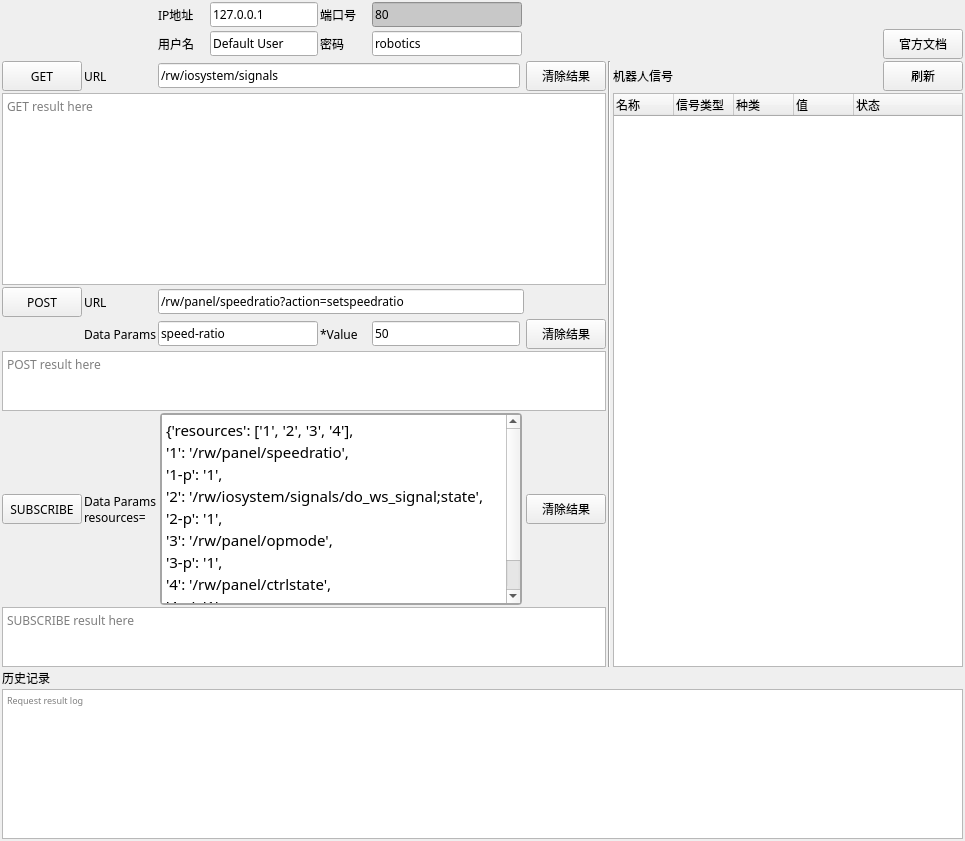
      <widget class="QWidget" name="tab_3">
       <property name="sizePolicy">
        <sizepolicy hsizetype="Expanding" vsizetype="Expanding">
         <horstretch>0</horstretch>
         <verstretch>0</verstretch>
        </sizepolicy>
       </property>
       <attribute name="title">
        <string>WebService</string>
       </attribute>
       <layout class="QGridLayout" name="gridLayout_10">
        <property name="leftMargin">
         <number>2</number>
        </property>
        <property name="topMargin">
         <number>2</number>
        </property>
        <property name="rightMargin">
         <number>2</number>
        </property>
        <property name="bottomMargin">
         <number>2</number>
        </property>
        <property name="spacing">
         <number>2</number>
        </property>
        <item row="1" column="0">
         <layout class="QGridLayout" name="gridLayout_9">
          <property name="spacing">
           <number>2</number>
          </property>
          <item row="4" column="2" colspan="6">
           <widget class="QLineEdit" name="lineEdit_POST">
            <property name="font">
             <font>
              <family>Microsoft YaHei</family>
             </font>
            </property>
            <property name="toolTip">
             <string>/rw/iosystem/signals/{network}/{device}/{signal}</string>
            </property>
            <property name="text">
             <string>/rw/panel/speedratio?action=setspeedratio</string>
            </property>
           </widget>
          </item>
          <item row="2" column="8">
           <widget class="QPushButton" name="pushButton_Get_Clear">
            <property name="minimumSize">
             <size>
              <width>80</width>
              <height>30</height>
             </size>
            </property>
            <property name="font">
             <font>
              <family>Microsoft YaHei</family>
             </font>
            </property>
            <property name="text">
             <string>清除结果</string>
            </property>
           </widget>
          </item>
          <item row="8" column="0" colspan="9">
           <widget class="QTextEdit" name="textEdit_SUBSCRIBE">
            <property name="maximumSize">
             <size>
              <width>16777215</width>
              <height>60</height>
             </size>
            </property>
            <property name="font">
             <font>
              <family>Microsoft YaHei</family>
             </font>
            </property>
            <property name="toolTip">
             <string>Subscribe request result</string>
            </property>
            <property name="readOnly">
             <bool>true</bool>
            </property>
            <property name="placeholderText">
             <string>SUBSCRIBE result here </string>
            </property>
           </widget>
          </item>
          <item row="5" column="1">
           <widget class="QLabel" name="label_49">
            <property name="maximumSize">
             <size>
              <width>180</width>
              <height>16777215</height>
             </size>
            </property>
            <property name="font">
             <font>
              <family>Microsoft YaHei</family>
             </font>
            </property>
            <property name="text">
             <string>Data Params</string>
            </property>
           </widget>
          </item>
          <item row="0" column="5" colspan="2">
           <widget class="QLineEdit" name="lineEdit_Web_Port">
            <property name="sizePolicy">
             <sizepolicy hsizetype="Expanding" vsizetype="Fixed">
              <horstretch>0</horstretch>
              <verstretch>0</verstretch>
             </sizepolicy>
            </property>
            <property name="minimumSize">
             <size>
              <width>150</width>
              <height>0</height>
             </size>
            </property>
            <property name="maximumSize">
             <size>
              <width>16777215</width>
              <height>16777215</height>
             </size>
            </property>
            <property name="font">
             <font>
              <family>Microsoft YaHei</family>
             </font>
            </property>
            <property name="toolTip">
             <string>default port 80</string>
            </property>
            <property name="styleSheet">
             <string notr="true">background-color: rgb(200, 200, 200);</string>
            </property>
            <property name="text">
             <string>80</string>
            </property>
            <property name="readOnly">
             <bool>true</bool>
            </property>
           </widget>
          </item>
          <item row="0" column="0" colspan="2">
           <spacer name="horizontalSpacer_18">
            <property name="font">
             <font>
              <family>Microsoft YaHei</family>
             </font>
            </property>
            <property name="orientation">
             <enum>Qt::Horizontal</enum>
            </property>
            <property name="sizeHint" stdset="0">
             <size>
              <width>40</width>
              <height>20</height>
             </size>
            </property>
           </spacer>
          </item>
          <item row="1" column="5" colspan="2">
           <widget class="QLineEdit" name="lineEdit_WebPassword">
            <property name="sizePolicy">
             <sizepolicy hsizetype="Expanding" vsizetype="Fixed">
              <horstretch>0</horstretch>
              <verstretch>0</verstretch>
             </sizepolicy>
            </property>
            <property name="minimumSize">
             <size>
              <width>150</width>
              <height>0</height>
             </size>
            </property>
            <property name="maximumSize">
             <size>
              <width>16777215</width>
              <height>16777215</height>
             </size>
            </property>
            <property name="font">
             <font>
              <family>Microsoft YaHei</family>
             </font>
            </property>
            <property name="text">
             <string>robotics</string>
            </property>
           </widget>
          </item>
          <item row="4" column="0">
           <widget class="QPushButton" name="pushButton_POST">
            <property name="minimumSize">
             <size>
              <width>80</width>
              <height>30</height>
             </size>
            </property>
            <property name="font">
             <font>
              <family>Microsoft YaHei</family>
             </font>
            </property>
            <property name="text">
             <string>POST</string>
            </property>
           </widget>
          </item>
          <item row="10" column="0" colspan="12">
           <widget class="QTextEdit" name="textEdit_WebService_log">
            <property name="minimumSize">
             <size>
              <width>0</width>
              <height>100</height>
             </size>
            </property>
            <property name="maximumSize">
             <size>
              <width>16777215</width>
              <height>150</height>
             </size>
            </property>
            <property name="font">
             <font>
              <family>Microsoft YaHei</family>
              <pointsize>7</pointsize>
             </font>
            </property>
            <property name="toolTip">
             <string>Request result</string>
            </property>
            <property name="placeholderText">
             <string>Request result log</string>
            </property>
           </widget>
          </item>
          <item row="5" column="2" colspan="2">
           <widget class="QLineEdit" name="lineEdit_Data_params">
            <property name="minimumSize">
             <size>
              <width>0</width>
              <height>0</height>
             </size>
            </property>
            <property name="maximumSize">
             <size>
              <width>16777215</width>
              <height>16777215</height>
             </size>
            </property>
            <property name="font">
             <font>
              <family>Microsoft YaHei</family>
             </font>
            </property>
            <property name="text">
             <string>speed-ratio</string>
            </property>
           </widget>
          </item>
          <item row="1" column="0" colspan="2">
           <spacer name="horizontalSpacer_20">
            <property name="font">
             <font>
              <family>Microsoft YaHei</family>
             </font>
            </property>
            <property name="orientation">
             <enum>Qt::Horizontal</enum>
            </property>
            <property name="sizeHint" stdset="0">
             <size>
              <width>40</width>
              <height>20</height>
             </size>
            </property>
           </spacer>
          </item>
          <item row="5" column="4">
           <widget class="QLabel" name="label_48">
            <property name="font">
             <font>
              <family>Microsoft YaHei</family>
             </font>
            </property>
            <property name="text">
             <string>*Value</string>
            </property>
           </widget>
          </item>
          <item row="2" column="0">
           <widget class="QPushButton" name="pushButton_GET">
            <property name="minimumSize">
             <size>
              <width>80</width>
              <height>30</height>
             </size>
            </property>
            <property name="font">
             <font>
              <family>Microsoft YaHei</family>
             </font>
            </property>
            <property name="text">
             <string>GET</string>
            </property>
           </widget>
          </item>
          <item row="4" column="1">
           <widget class="QLabel" name="label_46">
            <property name="font">
             <font>
              <family>Microsoft YaHei</family>
             </font>
            </property>
            <property name="text">
             <string>URL</string>
            </property>
           </widget>
          </item>
          <item row="1" column="3">
           <widget class="QLineEdit" name="lineEdit_WebUserName">
            <property name="sizePolicy">
             <sizepolicy hsizetype="Expanding" vsizetype="Fixed">
              <horstretch>0</horstretch>
              <verstretch>0</verstretch>
             </sizepolicy>
            </property>
            <property name="maximumSize">
             <size>
              <width>16777215</width>
              <height>16777215</height>
             </size>
            </property>
            <property name="font">
             <font>
              <family>Microsoft YaHei</family>
             </font>
            </property>
            <property name="text">
             <string>Default User</string>
            </property>
           </widget>
          </item>
          <item row="0" column="4">
           <widget class="QLabel" name="label_13">
            <property name="minimumSize">
             <size>
              <width>50</width>
              <height>0</height>
             </size>
            </property>
            <property name="font">
             <font>
              <family>Microsoft YaHei</family>
             </font>
            </property>
            <property name="text">
             <string>端口号</string>
            </property>
           </widget>
          </item>
          <item row="1" column="4">
           <widget class="QLabel" name="label_16">
            <property name="minimumSize">
             <size>
              <width>50</width>
              <height>0</height>
             </size>
            </property>
            <property name="font">
             <font>
              <family>Microsoft YaHei</family>
             </font>
            </property>
            <property name="text">
             <string>密码</string>
            </property>
           </widget>
          </item>
          <item row="0" column="7" colspan="5">
           <spacer name="horizontalSpacer_19">
            <property name="font">
             <font>
              <family>Microsoft YaHei</family>
             </font>
            </property>
            <property name="orientation">
             <enum>Qt::Horizontal</enum>
            </property>
            <property name="sizeHint" stdset="0">
             <size>
              <width>40</width>
              <height>20</height>
             </size>
            </property>
           </spacer>
          </item>
          <item row="2" column="1">
           <widget class="QLabel" name="label_45">
            <property name="font">
             <font>
              <family>Microsoft YaHei</family>
             </font>
            </property>
            <property name="text">
             <string>URL</string>
            </property>
           </widget>
          </item>
          <item row="1" column="2">
           <widget class="QLabel" name="label_14">
            <property name="minimumSize">
             <size>
              <width>50</width>
              <height>0</height>
             </size>
            </property>
            <property name="font">
             <font>
              <family>Microsoft YaHei</family>
             </font>
            </property>
            <property name="text">
             <string>用户名</string>
            </property>
           </widget>
          </item>
          <item row="3" column="10" rowspan="6" colspan="2">
           <widget class="QTreeWidget" name="treeWidget_WebserviceSignals">
            <property name="minimumSize">
             <size>
              <width>350</width>
              <height>0</height>
             </size>
            </property>
            <property name="font">
             <font>
              <family>Microsoft YaHei</family>
             </font>
            </property>
            <property name="lineWidth">
             <number>1</number>
            </property>
            <attribute name="headerMinimumSectionSize">
             <number>15</number>
            </attribute>
            <attribute name="headerDefaultSectionSize">
             <number>60</number>
            </attribute>
            <attribute name="headerHighlightSections">
             <bool>true</bool>
            </attribute>
            <column>
             <property name="text">
              <string>名称</string>
             </property>
            </column>
            <column>
             <property name="text">
              <string>信号类型</string>
             </property>
            </column>
            <column>
             <property name="text">
              <string>种类</string>
             </property>
            </column>
            <column>
             <property name="text">
              <string>值</string>
             </property>
            </column>
            <column>
             <property name="text">
              <string>状态</string>
             </property>
            </column>
           </widget>
          </item>
          <item row="6" column="0" colspan="9">
           <widget class="QTextEdit" name="textEdit_POST">
            <property name="maximumSize">
             <size>
              <width>16777215</width>
              <height>60</height>
             </size>
            </property>
            <property name="font">
             <font>
              <family>Microsoft YaHei</family>
             </font>
            </property>
            <property name="toolTip">
             <string>post request result</string>
            </property>
            <property name="readOnly">
             <bool>true</bool>
            </property>
            <property name="placeholderText">
             <string>POST result here</string>
            </property>
           </widget>
          </item>
          <item row="2" column="10">
           <widget class="QLabel" name="label_18">
            <property name="sizePolicy">
             <sizepolicy hsizetype="Expanding" vsizetype="Fixed">
              <horstretch>0</horstretch>
              <verstretch>0</verstretch>
             </sizepolicy>
            </property>
            <property name="font">
             <font>
              <family>Microsoft YaHei</family>
             </font>
            </property>
            <property name="text">
             <string>机器人信号</string>
            </property>
           </widget>
          </item>
          <item row="0" column="3">
           <widget class="QLineEdit" name="lineEdit_Web_IP">
            <property name="sizePolicy">
             <sizepolicy hsizetype="Expanding" vsizetype="Fixed">
              <horstretch>0</horstretch>
              <verstretch>0</verstretch>
             </sizepolicy>
            </property>
            <property name="maximumSize">
             <size>
              <width>16777215</width>
              <height>16777215</height>
             </size>
            </property>
            <property name="font">
             <font>
              <family>Microsoft YaHei</family>
             </font>
            </property>
            <property name="text">
             <string>127.0.0.1</string>
            </property>
           </widget>
          </item>
          <item row="1" column="8" colspan="3">
           <spacer name="horizontalSpacer_21">
            <property name="font">
             <font>
              <family>Microsoft YaHei</family>
             </font>
            </property>
            <property name="orientation">
             <enum>Qt::Horizontal</enum>
            </property>
            <property name="sizeHint" stdset="0">
             <size>
              <width>40</width>
              <height>20</height>
             </size>
            </property>
           </spacer>
          </item>
          <item row="7" column="2" colspan="6">
           <widget class="QTextEdit" name="textEdit_SUBSCRIBE_URL">
            <property name="font">
             <font>
              <family>Microsoft YaHei</family>
             </font>
            </property>
            <property name="styleSheet">
             <string notr="true">QTextEdit{
border-radius: 4px;
border-width:2px;
border-color: rgb(165, 165, 165);
border-style: solid;
margin-left:2px;
margin-right:2px;
}</string>
            </property>
            <property name="html">
             <string>&lt;!DOCTYPE HTML PUBLIC &quot;-//W3C//DTD HTML 4.0//EN&quot; &quot;http://www.w3.org/TR/REC-html40/strict.dtd&quot;&gt;
&lt;html&gt;&lt;head&gt;&lt;meta name=&quot;qrichtext&quot; content=&quot;1&quot; /&gt;&lt;style type=&quot;text/css&quot;&gt;
p, li { white-space: pre-wrap; }
&lt;/style&gt;&lt;/head&gt;&lt;body style=&quot; font-family:'Microsoft YaHei'; font-size:9pt; font-weight:400; font-style:normal;&quot;&gt;
&lt;p style=&quot; margin-top:0px; margin-bottom:0px; margin-left:0px; margin-right:0px; -qt-block-indent:0; text-indent:0px;&quot;&gt;&lt;span style=&quot; font-family:'Calibri'; font-size:11pt;&quot;&gt;{'resources': ['1', '2', '3', '4'],&lt;/span&gt;&lt;span style=&quot; font-family:'SimSun';&quot;&gt; &lt;/span&gt;&lt;/p&gt;
&lt;p style=&quot; margin-top:0px; margin-bottom:0px; margin-left:0px; margin-right:0px; -qt-block-indent:0; text-indent:0px;&quot;&gt;&lt;span style=&quot; font-family:'Calibri'; font-size:11pt;&quot;&gt;'1': '/rw/panel/speedratio',&lt;/span&gt;&lt;span style=&quot; font-family:'SimSun';&quot;&gt; &lt;/span&gt;&lt;/p&gt;
&lt;p style=&quot; margin-top:0px; margin-bottom:0px; margin-left:0px; margin-right:0px; -qt-block-indent:0; text-indent:0px;&quot;&gt;&lt;span style=&quot; font-family:'Calibri'; font-size:11pt;&quot;&gt;'1-p': '1',&lt;/span&gt;&lt;span style=&quot; font-family:'SimSun';&quot;&gt; &lt;/span&gt;&lt;/p&gt;
&lt;p style=&quot; margin-top:0px; margin-bottom:0px; margin-left:0px; margin-right:0px; -qt-block-indent:0; text-indent:0px;&quot;&gt;&lt;span style=&quot; font-family:'Calibri'; font-size:11pt;&quot;&gt;'2': '/rw/iosystem/signals/do_ws_signal;state',&lt;/span&gt;&lt;span style=&quot; font-family:'SimSun';&quot;&gt; &lt;/span&gt;&lt;/p&gt;
&lt;p style=&quot; margin-top:0px; margin-bottom:0px; margin-left:0px; margin-right:0px; -qt-block-indent:0; text-indent:0px;&quot;&gt;&lt;span style=&quot; font-family:'Calibri'; font-size:11pt;&quot;&gt;'2-p': '1',&lt;/span&gt;&lt;span style=&quot; font-family:'SimSun';&quot;&gt; &lt;/span&gt;&lt;/p&gt;
&lt;p style=&quot; margin-top:0px; margin-bottom:0px; margin-left:0px; margin-right:0px; -qt-block-indent:0; text-indent:0px;&quot;&gt;&lt;span style=&quot; font-family:'Calibri'; font-size:11pt;&quot;&gt;'3': '/rw/panel/opmode',&lt;/span&gt;&lt;span style=&quot; font-family:'SimSun';&quot;&gt; &lt;/span&gt;&lt;/p&gt;
&lt;p style=&quot; margin-top:0px; margin-bottom:0px; margin-left:0px; margin-right:0px; -qt-block-indent:0; text-indent:0px;&quot;&gt;&lt;span style=&quot; font-family:'Calibri'; font-size:11pt;&quot;&gt;'3-p': '1',&lt;/span&gt;&lt;span style=&quot; font-family:'SimSun';&quot;&gt; &lt;/span&gt;&lt;/p&gt;
&lt;p style=&quot; margin-top:0px; margin-bottom:0px; margin-left:0px; margin-right:0px; -qt-block-indent:0; text-indent:0px;&quot;&gt;&lt;span style=&quot; font-family:'Calibri'; font-size:11pt;&quot;&gt;'4': '/rw/panel/ctrlstate',&lt;/span&gt;&lt;span style=&quot; font-family:'SimSun';&quot;&gt; &lt;/span&gt;&lt;/p&gt;
&lt;p style=&quot; margin-top:0px; margin-bottom:0px; margin-left:0px; margin-right:0px; -qt-block-indent:0; text-indent:0px;&quot;&gt;&lt;span style=&quot; font-family:'Calibri'; font-size:11pt;&quot;&gt;'4-p': '1'&lt;/span&gt;&lt;span style=&quot; font-family:'SimSun';&quot;&gt; &lt;/span&gt;&lt;/p&gt;
&lt;p style=&quot; margin-top:0px; margin-bottom:0px; margin-left:0px; margin-right:0px; -qt-block-indent:0; text-indent:0px;&quot;&gt;&lt;span style=&quot; font-family:'Calibri'; font-size:11pt;&quot;&gt;}&lt;/span&gt;&lt;span style=&quot; font-family:'SimSun';&quot;&gt; &lt;/span&gt;&lt;/p&gt;&lt;/body&gt;&lt;/html&gt;</string>
            </property>
           </widget>
          </item>
          <item row="7" column="8">
           <widget class="QPushButton" name="pushButton_SUBSCRIBE_Clear">
            <property name="minimumSize">
             <size>
              <width>80</width>
              <height>30</height>
             </size>
            </property>
            <property name="font">
             <font>
              <family>Microsoft YaHei</family>
             </font>
            </property>
            <property name="text">
             <string>清除结果</string>
            </property>
           </widget>
          </item>
          <item row="7" column="1">
           <widget class="QLabel" name="label_47">
            <property name="font">
             <font>
              <family>Microsoft YaHei</family>
             </font>
            </property>
            <property name="text">
             <string>Data Params
resources=</string>
            </property>
           </widget>
          </item>
          <item row="0" column="2">
           <widget class="QLabel" name="label_12">
            <property name="minimumSize">
             <size>
              <width>50</width>
              <height>0</height>
             </size>
            </property>
            <property name="font">
             <font>
              <family>Microsoft YaHei</family>
             </font>
            </property>
            <property name="text">
             <string>IP地址</string>
            </property>
           </widget>
          </item>
          <item row="5" column="8">
           <widget class="QPushButton" name="pushButton_POST_Clear">
            <property name="minimumSize">
             <size>
              <width>80</width>
              <height>30</height>
             </size>
            </property>
            <property name="font">
             <font>
              <family>Microsoft YaHei</family>
             </font>
            </property>
            <property name="text">
             <string>清除结果</string>
            </property>
           </widget>
          </item>
          <item row="7" column="0">
           <widget class="QPushButton" name="pushButton_SUBSCRIBE">
            <property name="minimumSize">
             <size>
              <width>80</width>
              <height>30</height>
             </size>
            </property>
            <property name="font">
             <font>
              <family>Microsoft YaHei</family>
             </font>
            </property>
            <property name="toolTip">
             <string>default URL:/SUBSCRIBE</string>
            </property>
            <property name="text">
             <string>SUBSCRIBE</string>
            </property>
           </widget>
          </item>
          <item row="2" column="11">
           <widget class="QPushButton" name="pushButton_WebServiceRefreshSignals">
            <property name="sizePolicy">
             <sizepolicy hsizetype="Fixed" vsizetype="Fixed">
              <horstretch>0</horstretch>
              <verstretch>0</verstretch>
             </sizepolicy>
            </property>
            <property name="minimumSize">
             <size>
              <width>80</width>
              <height>30</height>
             </size>
            </property>
            <property name="font">
             <font>
              <family>Microsoft YaHei</family>
             </font>
            </property>
            <property name="text">
             <string>刷新</string>
            </property>
           </widget>
          </item>
          <item row="1" column="11">
           <widget class="QPushButton" name="pushButton_Reference">
            <property name="sizePolicy">
             <sizepolicy hsizetype="Fixed" vsizetype="Fixed">
              <horstretch>0</horstretch>
              <verstretch>0</verstretch>
             </sizepolicy>
            </property>
            <property name="minimumSize">
             <size>
              <width>80</width>
              <height>30</height>
             </size>
            </property>
            <property name="font">
             <font>
              <family>Microsoft YaHei</family>
             </font>
            </property>
            <property name="text">
             <string>官方文档</string>
            </property>
           </widget>
          </item>
          <item row="3" column="0" colspan="9">
           <widget class="QTextEdit" name="textEdit_GET">
            <property name="font">
             <font>
              <family>Microsoft YaHei</family>
             </font>
            </property>
            <property name="toolTip">
             <string>Get request result</string>
            </property>
            <property name="readOnly">
             <bool>true</bool>
            </property>
            <property name="html">
             <string>&lt;!DOCTYPE HTML PUBLIC &quot;-//W3C//DTD HTML 4.0//EN&quot; &quot;http://www.w3.org/TR/REC-html40/strict.dtd&quot;&gt;
&lt;html&gt;&lt;head&gt;&lt;meta name=&quot;qrichtext&quot; content=&quot;1&quot; /&gt;&lt;style type=&quot;text/css&quot;&gt;
p, li { white-space: pre-wrap; }
&lt;/style&gt;&lt;/head&gt;&lt;body style=&quot; font-family:'Microsoft YaHei'; font-size:9pt; font-weight:400; font-style:normal;&quot;&gt;
&lt;p style=&quot;-qt-paragraph-type:empty; margin-top:0px; margin-bottom:0px; margin-left:0px; margin-right:0px; -qt-block-indent:0; text-indent:0px;&quot;&gt;&lt;br /&gt;&lt;/p&gt;&lt;/body&gt;&lt;/html&gt;</string>
            </property>
            <property name="placeholderText">
             <string>GET result here</string>
            </property>
           </widget>
          </item>
          <item row="9" column="0">
           <widget class="QLabel" name="label_22">
            <property name="font">
             <font>
              <family>Microsoft YaHei</family>
             </font>
            </property>
            <property name="text">
             <string>历史记录</string>
            </property>
           </widget>
          </item>
          <item row="2" column="9" rowspan="7">
           <widget class="Line" name="line_17">
            <property name="orientation">
             <enum>Qt::Vertical</enum>
            </property>
           </widget>
          </item>
          <item row="5" column="5">
           <widget class="QLineEdit" name="lineEdit_POST_VALUE">
            <property name="maximumSize">
             <size>
              <width>16777215</width>
              <height>16777215</height>
             </size>
            </property>
            <property name="font">
             <font>
              <family>Microsoft YaHei</family>
             </font>
            </property>
            <property name="toolTip">
             <string>bool or int type</string>
            </property>
            <property name="text">
             <string>50</string>
            </property>
           </widget>
          </item>
          <item row="2" column="2" colspan="4">
           <widget class="QLineEdit" name="lineEdit_GET">
            <property name="font">
             <font>
              <family>Microsoft YaHei</family>
             </font>
            </property>
            <property name="text">
             <string>/rw/iosystem/signals</string>
            </property>
           </widget>
          </item>
         </layout>
        </item>
       </layout>
      </widget>
